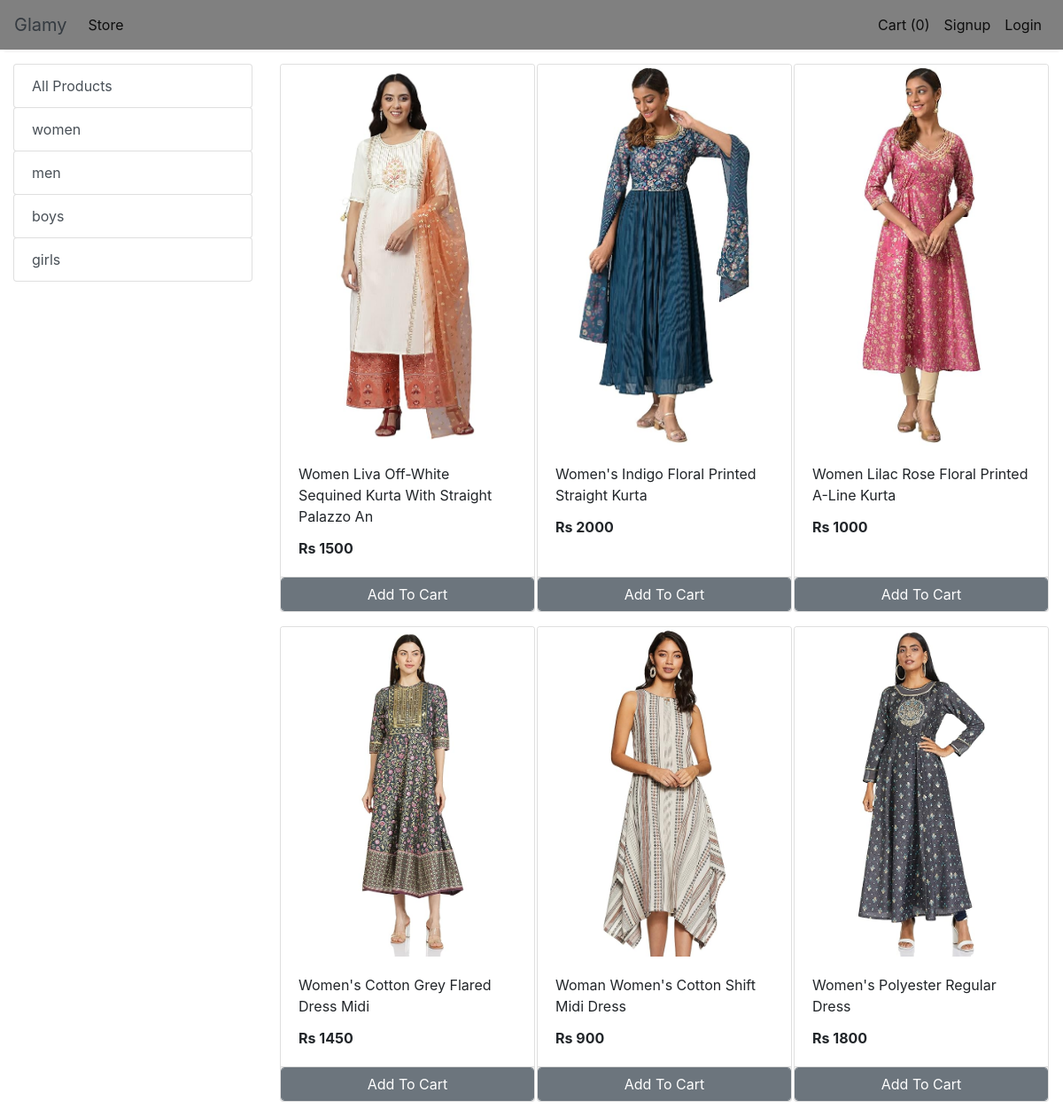
/store?category=1, run on the app's committed database.
### ecomapp/models.py (models this page shows, shortened)
class Category(models.Model):
    name = models.CharField(max_length=50)
    @staticmethod
    def get_all_categories():
        return Category.objects.all()

class Products(models.Model):
    name = models.CharField(max_length=60)
    price = models.IntegerField(default=0)
    category = models.ForeignKey(Category, on_delete=models.CASCADE, default=1)
    description = models.CharField(max_length=250, default='', blank=True, null=True)
    image = models.ImageField(upload_to='uploads/products/')
    @staticmethod
    def get_all_products_by_categoryid(category_id):
        if category_id:
            return Products.objects.filter(category=category_id)
        else:
            return Products.get_all_products();

### ecomapp/views.py (the view)
# urls.py: path('store', store, name='store'),
def store(request):
    cart = request.session.get('cart')
    if not cart:
        request.session['cart'] = {}
    products = None
    categories = Category.get_all_categories()
    categoryID = request.GET.get('category')
    if categoryID:
        products = Products.get_all_products_by_categoryid(categoryID)
    else:
        products = Products.get_all_products()
    data = {}
    data['products'] = products
    data['categories'] = categories
    print('you are : ', request.session.get('email'))
    return render(request, 'index.html', data)

### ecomapp/templatetags/cart.py (called while the page is built)
@register.filter (name='is_in_cart')
def is_in_cart(product, cart):
    keys = cart.keys ()
    for id in keys:
        if int (id) == product.id:
            return True
    return False;

### ecomapp/templatetags/custom_filter.py (called while the page is built)
@register.filter(name='currency')
def currency(number):
    return "Rs "+str(number)

### ecomapp/templates/index.html (shortened to what this page needs)
{% extends 'base.html' %}
{% block content %}
{% load cart %}
{% load custom_filter %}
<div class="container-fluid mt-3">
	<div class="row">
		<div class="col-lg-3 mx-auto">
			<div class="list-group">
				<a href="/" class="list-group-item list-group-item-action btn btn-outline-success">All Products</a>
				{% for category in categories %}
				<a href="/?category={{category.id}}"
					class="list-group-item list-group-item-action btn btn-outline-success ">{{category.name}}</a>
				{% endfor %}
			</div>
		</div>
		<div id='products' class="col-lg-9 mx-auto">
			<div class="row mx-auto">
				{% for product in products %}
				<div class="card mx-auto mb-3" id={{product.id}} style="width: 18rem;">
					<img class="card-img-top" src="{{product.image.url}}" alt="Card image cap">
					<div class="card-body">
						<p class="card-title">{{product.name}}</p>
						<p class="card-text"><b>{{product.price|currency}}</b></p>
					</div>
					<div class="card-footer p-0 no-gutters">
						{% if product|is_in_cart:request.session.cart %}
						<div class="row no-gutters">
							<form action="/#{{product.id}}" class="col-2 " method="post">
								{% csrf_token %}
								<input hidden type="text" name='product' value='{{product.id}}'>
								<input hidden type="text" name='remove' value='True'>
								<input type="submit" value=" - " class="btn btn-block btn-secondary border-right">
							</form>
							<div class="text-center col btn btn-secondary">{{product|cart_quantity:request.session.cart}} in Cart</div>
							<form action="/#{{product.id}}" class="col-2 " method="post">
								{% csrf_token %}
								<input hidden type="text" name='product' value='{{product.id}}'>
								<input type="submit" value=" + " class="btn btn-block btn-secondary border-left">
							</form>
						</div>
						{% else %}
						<form action="/#{{product.id}}" method="POST" class="btn-block">
							<input type="submit" class="float-right btn btn-secondary form-control"
								value="Add To Cart">
						</form>
						{% endif %}
					</div>
				</div>
				{% endfor %}
			</div>
		</div>
	</div>
</div>
{% endblock %}

### data on the page
Category: name "women"
Category: name "men"
Category: name "boys"
Category: name "girls"
Products: image (picture), name "Women Liva Off-White Sequined Kurta With Straight Palazzo An", price "Rs 1500"
Products: image (picture), name "Women's Indigo Floral Printed Straight Kurta", price "Rs 2000"
Products: image (picture), name "Women Lilac Rose Floral Printed A-Line Kurta", price "Rs 1000"
Products: image (picture), name "Women's Cotton Grey Flared Dress Midi", price "Rs 1450"
Products: image (picture), name "Woman Women's Cotton Shift Midi Dress", price "Rs 900"
Products: image (picture), name "Women's Polyester Regular Dress", price "Rs 1800"

### other printed values
{{ request.session.cart.keys|length }} "0"
